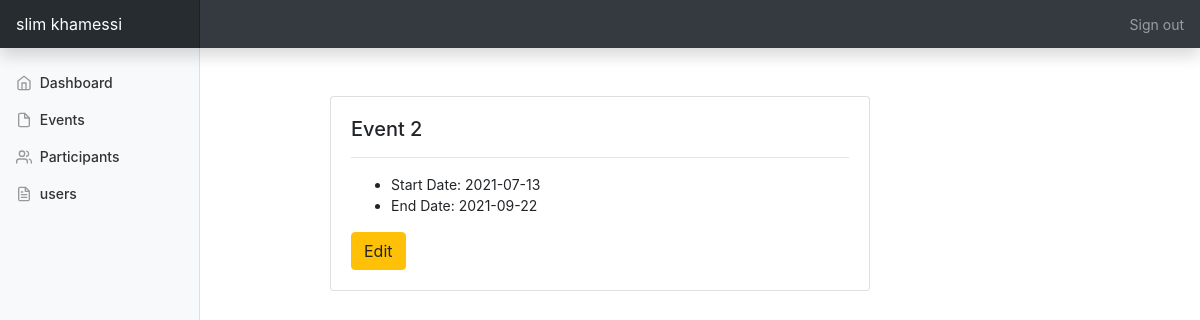
/showEvent.php?id=1 (signed in), run on the app's committed database.
### tables this page shows
CREATE TABLE IF NOT EXISTS `events` (
  `id` int NOT NULL AUTO_INCREMENT,
  `name` varchar(50) NOT NULL,
  `start_date` date NOT NULL,
  `end_date` date NOT NULL,
  PRIMARY KEY (`id`)
);

### showEvent.php (the view, shortened to what this page needs)
<?php
include'db.php';
$id = $_GET['id'];
$ev = $db->query("SELECT * FROM events WHERE id='$id'");
$dataRow = $ev->fetch_object();
include 'header.php';
?>
    <div class="container">
        <div class="row">
            <div class="col-md-6 offset-md-3">
                <div class="card mt-5">
                    <div class="card-body">
                        <h5 class="card-title"><?=$dataRow->name?></h5>
                        <hr>
                        <ul>
                            <li>Start Date: <?=$dataRow->start_date?></li>
                            <li>End Date: <?=$dataRow->end_date?></li>
                        </ul>
                        <a href="editEvent.php?id=<?=$dataRow->id?>" class="btn btn-warning">
                            Edit
                        </a>
                    </div>
                </div>
            </div>
        </div>
    </div>
<?php include 'footer.php'?>

### assets/css/dashboard.css (style rules this page uses)
body { font-size: .875rem; }

### data on the page
events: name "Event 2", start_date "2021-07-13", end_date "2021-09-22"

### other printed values
$_SESSION['username'] "slim khamessi"
